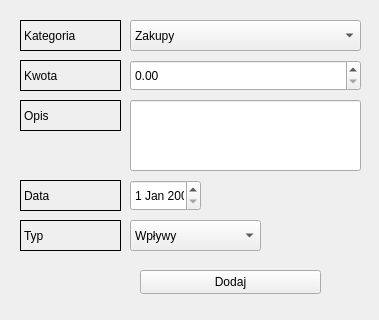
<?xml version="1.0" encoding="UTF-8"?>
<ui version="4.0">
 <class>AddTransactionDialog</class>
 <widget class="QWidget" name="AddTransactionDialog">
  <property name="geometry">
   <rect>
    <x>0</x>
    <y>0</y>
    <width>379</width>
    <height>320</height>
   </rect>
  </property>
  <property name="windowTitle">
   <string>Form</string>
  </property>
  <widget class="QLabel" name="kategoriaLabel">
   <property name="geometry">
    <rect>
     <x>20</x>
     <y>20</y>
     <width>101</width>
     <height>31</height>
    </rect>
   </property>
   <property name="frameShape">
    <enum>QFrame::Shape::Box</enum>
   </property>
   <property name="text">
    <string>Kategoria</string>
   </property>
  </widget>
  <widget class="QComboBox" name="kategoriaBox">
   <property name="geometry">
    <rect>
     <x>130</x>
     <y>20</y>
     <width>231</width>
     <height>31</height>
    </rect>
   </property>
   <item>
    <property name="text">
     <string>Zakupy</string>
    </property>
   </item>
   <item>
    <property name="text">
     <string>Wpływy</string>
    </property>
   </item>
   <item>
    <property name="text">
     <string>Paliwo</string>
    </property>
   </item>
   <item>
    <property name="text">
     <string>Wyjścia</string>
    </property>
   </item>
   <item>
    <property name="text">
     <string>Opłaty</string>
    </property>
   </item>
   <item>
    <property name="text">
     <string>Raty</string>
    </property>
   </item>
  </widget>
  <widget class="QLabel" name="kwotaLabel">
   <property name="geometry">
    <rect>
     <x>20</x>
     <y>60</y>
     <width>101</width>
     <height>31</height>
    </rect>
   </property>
   <property name="frameShape">
    <enum>QFrame::Shape::Box</enum>
   </property>
   <property name="text">
    <string>Kwota</string>
   </property>
  </widget>
  <widget class="QLabel" name="opisLabel">
   <property name="geometry">
    <rect>
     <x>20</x>
     <y>100</y>
     <width>101</width>
     <height>31</height>
    </rect>
   </property>
   <property name="frameShape">
    <enum>QFrame::Shape::Box</enum>
   </property>
   <property name="text">
    <string>Opis</string>
   </property>
  </widget>
  <widget class="QLineEdit" name="descriptionEdit">
   <property name="geometry">
    <rect>
     <x>130</x>
     <y>100</y>
     <width>231</width>
     <height>71</height>
    </rect>
   </property>
  </widget>
  <widget class="QDateEdit" name="dataBox">
   <property name="geometry">
    <rect>
     <x>130</x>
     <y>180</y>
     <width>71</width>
     <height>31</height>
    </rect>
   </property>
  </widget>
  <widget class="QLabel" name="dataLabel">
   <property name="geometry">
    <rect>
     <x>20</x>
     <y>180</y>
     <width>101</width>
     <height>31</height>
    </rect>
   </property>
   <property name="frameShape">
    <enum>QFrame::Shape::Box</enum>
   </property>
   <property name="text">
    <string>Data</string>
   </property>
  </widget>
  <widget class="QLabel" name="typLabel">
   <property name="geometry">
    <rect>
     <x>20</x>
     <y>220</y>
     <width>101</width>
     <height>31</height>
    </rect>
   </property>
   <property name="frameShape">
    <enum>QFrame::Shape::Box</enum>
   </property>
   <property name="text">
    <string>Typ</string>
   </property>
  </widget>
  <widget class="QComboBox" name="wydatkiBox">
   <property name="geometry">
    <rect>
     <x>130</x>
     <y>220</y>
     <width>131</width>
     <height>31</height>
    </rect>
   </property>
   <item>
    <property name="text">
     <string>Wpływy</string>
    </property>
   </item>
   <item>
    <property name="text">
     <string>Wydatki</string>
    </property>
   </item>
  </widget>
  <widget class="QPushButton" name="dodajButton">
   <property name="geometry">
    <rect>
     <x>140</x>
     <y>270</y>
     <width>181</width>
     <height>24</height>
    </rect>
   </property>
   <property name="text">
    <string>Dodaj</string>
   </property>
  </widget>
  <widget class="QDoubleSpinBox" name="kwotaEdit">
   <property name="geometry">
    <rect>
     <x>130</x>
     <y>60</y>
     <width>231</width>
     <height>31</height>
    </rect>
   </property>
  </widget>
 </widget>
 <resources/>
 <connections/>
</ui>
